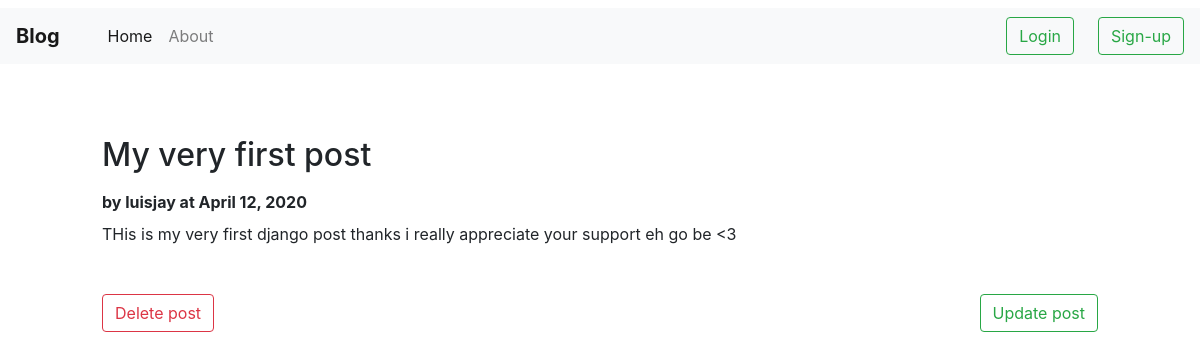
/post/1, run on an earlier commit of the app's database.
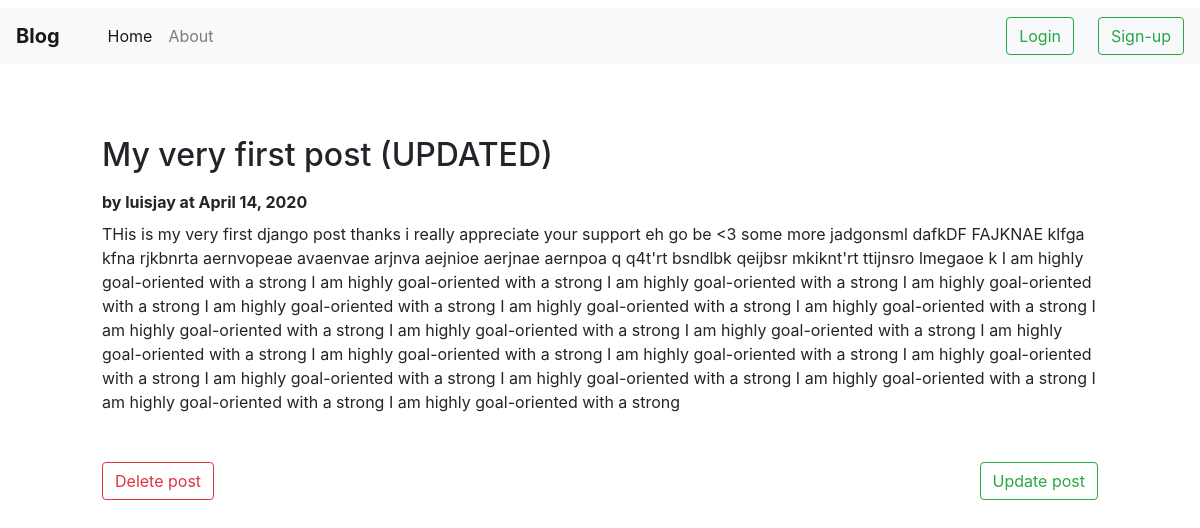
And on a later commit of the database.
### blog/models.py (models this page shows, shortened)
class post(models.Model):
	title=models.CharField(max_length=200)
	author=models.ForeignKey(to=User, on_delete=models.CASCADE,)
	content=models.TextField()
	date_created=models.DateField(auto_now=True)

### blog/views.py (the view)
# urls.py: path('post/<int:pk>', BlogDetailView.as_view(), name='post-detail'),
class BlogDetailView(DetailView):
	model=post
	template_name='blog/post_detail.html'

### blog/templates/blog/post_detail.html
{% extends 'blog/base.html' %}
{%block content%}
	<div class="container pl-5 pr-5">
			<h2 class='mt-5 mb-3'>{{object.title}} </h2>
			<strong class="mb-3">by  {{object.author}} at {{object.date_created}}</strong>
			<p class="mt-2 mb-5"> {{object.content}}</p>
			<a class="btn btn-outline-danger" href="{% url 'post-delete' post.id%}">Delete post</a>
			<a class="btn btn-outline-success float-right" href="{% url 'post-update' post.id%}">Update post</a>
	</div>
{%endblock%}

What changed in the data, as far as the page shows it:
changed post "luisjay": title "My very first post" → "My very first post (UPDATED)"; date_created "April 12, 2020" → "April 14, 2020"; content "THis is my very first django post thanks i really appreciate your support eh go be <3" → "…eh go be <3 some more jadgonsml dafkDF FAJKNAE klfga kfna rjkbnrta aernvopeae avaenvae arjnva aejnioe aerjnae aernpoa q q4t'rt bsndlbk qeijbsr mkiknt'rt ttijnsro lmegaoe k I am highly goal-oriented with a strong I am highly goal-oriented with a strong I am highly goal-oriented with a strong I am highly goal-oriented with a strong I am highly goal-oriented with a strong I am highly goal-oriented with a strong I am highly goal-oriented with a strong I am highly goal-oriented with a strong I am highly goal-oriented with a strong I am highly goal-oriented with a strong I am highly goal-oriented with a strong I am highly goal-oriented with a strong I am highly goal-oriented with a strong I am…"
